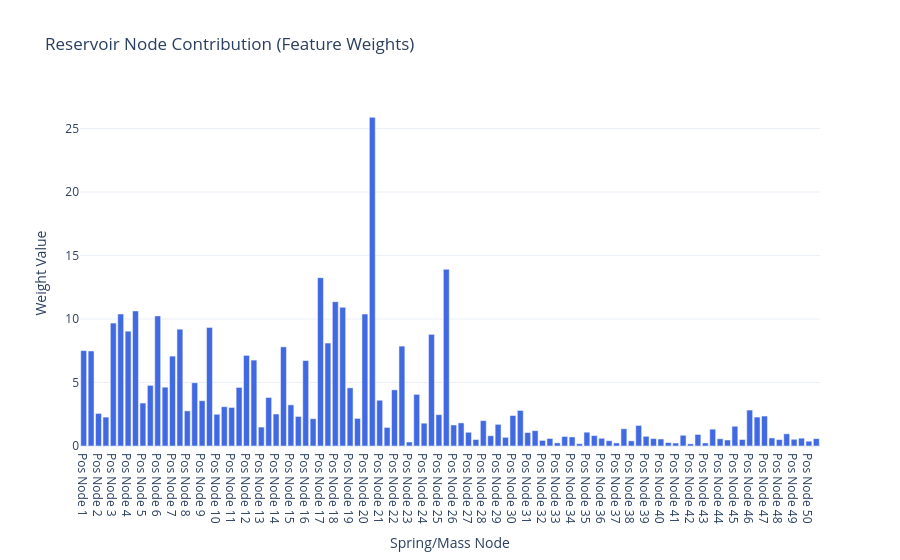
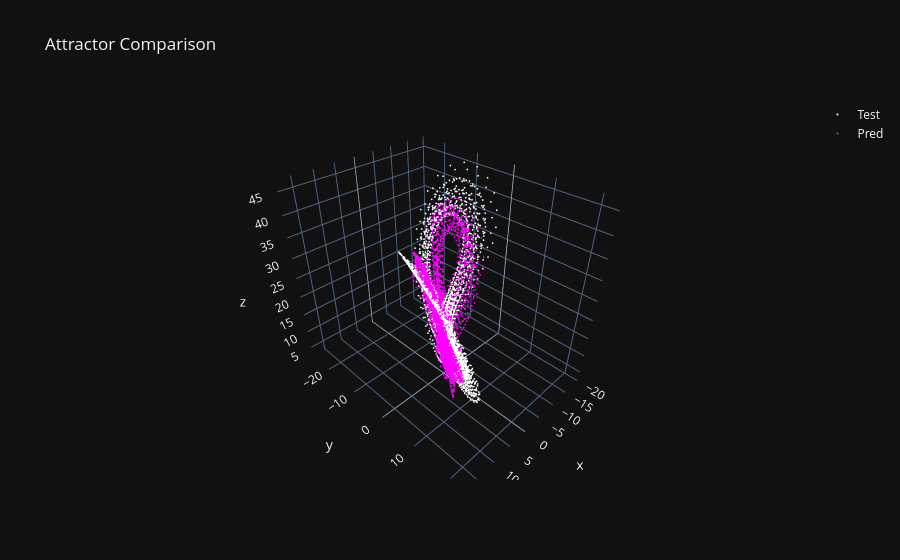

Write notebook code for charts like these, in order.
### Code cell
Y_test, Y_pred = hyper_param_input(study.best_trials[0].params["input_force"])
weight_plot(np.linalg.norm(model.coef_, axis=0)).show()
scatter_plot([Y_test, Y_pred]).show()
r_2_plots_grid(Y_test, Y_pred, ["Test", "Pred"]).show()
spring_animation(
    displacement,
    nodes_pos,
    connections_list,
    10,
    highlighted_nodes=target_nodes,
    external=True,
).show()

### Figure 1 — Plotly figure (JSON) as saved in the notebook; plotly's stock layout.template omitted (floating-point values rounded to 4 significant figures)
{"data": [{"marker": {"color": ["royalblue", "royalblue", "royalblue", "royalblue", "royalblue", "royalblue", "royalblue", "royalblue", "royalblue", "royalblue", "royalblue", "royalblue", "royalblue", "royalblue", "royalblue", "royalblue", "royalblue", "royalblue", "royalblue", "royalblue", "royalblue", "royalblue", "royalblue", "royalblue", "royalblue", "royalblue", "royalblue", "royalblue", "royalblue", "royalblue", "royalblue", "royalblue", "royalblue", "royalblue", "royalblue", "royalblue", "royalblue", "royalblue", "royalblue", "royalblue", "royalblue", "royalblue", "royalblue", "royalblue", "royalblue", "royalblue", "royalblue", "royalblue", "royalblue", "royalblue", "royalblue", "royalblue", "royalblue", "royalblue", "royalblue", "royalblue", "royalblue", "royalblue", "royalblue", "royalblue", "royalblue", "royalblue", "royalblue", "royalblue", "royalblue", "royalblue", "royalblue", "royalblue", "royalblue", "royalblue", "royalblue", "royalblue", "royalblue", "royalblue", "royalblue", "royalblue", "royalblue", "royalblue", "royalblue", "royalblue", "royalblue", "royalblue", "royalblue", "royalblue", "royalblue", "royalblue", "royalblue", "royalblue", "royalblue", "royalblue", "royalblue", "royalblue", "royalblue", "royalblue", "royalblue", "royalblue", "royalblue", "royalblue", "royalblue", "royalblue"]}, "type": "bar", "x": ["Pos Node 1", "Vel Node 1", "Pos Node 2", "Vel Node 2", "Pos Node 3", "Vel Node 3", "Pos Node 4", "Vel Node 4", "Pos Node 5", "Vel Node 5", "Pos Node 6", "Vel Node 6", "Pos Node 7", "Vel Node 7", "Pos Node 8", "Vel Node 8", "Pos Node 9", "Vel Node 9", "Pos Node 10", "Vel Node 10", "Pos Node 11", "Vel Node 11", "Pos Node 12", "Vel Node 12", "Pos Node 13", "Vel Node 13", "Pos Node 14", "Vel Node 14", "Pos Node 15", "Vel Node 15", "Pos Node 16", "Vel Node 16", "Pos Node 17", "Vel Node 17", "Pos Node 18", "Vel Node 18", "Pos Node 19", "Vel Node 19", "Pos Node 20", "Vel Node 20", "Pos Node 21", "Vel Node 21", "Pos Node 22", "Vel Node 22", "Pos Node 23", "Vel Node 23", "Pos Node 24", "Vel Node 24", "Pos Node 25", "Vel Node 25", "Pos Node 26", "Vel Node 26", "Pos Node 27", "Vel Node 27", "Pos Node 28", "Vel Node 28", "Pos Node 29", "Vel Node 29", "Pos Node 30", "Vel Node 30", "Pos Node 31", "Vel Node 31", "Pos Node 32", "Vel Node 32", "Pos Node 33", "Vel Node 33", "Pos Node 34", "Vel Node 34", "Pos Node 35", "Vel Node 35", "Pos Node 36", "Vel Node 36", "Pos Node 37", "Vel Node 37", "Pos Node 38", "Vel Node 38", "Pos Node 39", "Vel Node 39", "Pos Node 40", "Vel Node 40", "Pos Node 41", "Vel Node 41", "Pos Node 42", "Vel Node 42", "Pos Node 43", "Vel Node 43", "Pos Node 44", "Vel Node 44", "Pos Node 45", "Vel Node 45", "Pos Node 46", "Vel Node 46", "Pos Node 47", "Vel Node 47", "Pos Node 48", "Vel Node 48", "Pos Node 49", "Vel Node 49", "Pos Node 50", "Vel Node 50"], "y": [7.512, 7.482, 2.566, 2.277, 9.682, 10.4, 9.04, 10.64, 3.382, 4.776, 10.25, 4.634, 7.079, 9.2, 2.766, 4.986, 3.568, 9.337, 2.499, 3.096, 3.037, 4.613, 7.136, 6.765, 1.491, 3.821, 2.518, 7.811, 3.241, 2.328, 6.731, 2.151, 13.26, 8.108, 11.37, 10.92, 4.58, 2.173, 10.39, 25.89, 3.604, 1.462, 4.423, 7.869, 0.3138, 4.064, 1.795, 8.792, 2.469, 13.92, 1.655, 1.819, 1.081, 0.5127, 1.996, 0.81, 1.705, 0.6839, 2.4, 2.801, 1.062, 1.21, 0.4411, 0.5946, 0.2514, 0.7516, 0.7157, 0.1818, 1.088, 0.8212, 0.6086, 0.4178, 0.2425, 1.361, 0.4055, 1.619, 0.7627, 0.5861, 0.5502, 0.2719, 0.232, 0.8461, 0.1726, 0.9085, 0.2383, 1.326, 0.5712, 0.4747, 1.556, 0.5088, 2.83, 2.278, 2.359, 0.6347, 0.5061, 0.9592, 0.5299, 0.6156, 0.3764, 0.5811]}], "layout": {"title": {"text": "Reservoir Node Contribution (Feature Weights)"}, "xaxis": {"title": {"text": "Spring/Mass Node"}}, "yaxis": {"title": {"text": "Weight Value"}}}}

### Figure 2 — Plotly figure (JSON) as saved in the notebook; plotly's stock layout.template omitted (floating-point values rounded to 4 significant figures; data arrays with more than 128 entries replaced by an {"elided": "..."} marker saying what was removed)
{"data": [{"marker": {"color": "white", "size": 1}, "mode": "markers", "name": "Test", "type": "scatter3d", "x": {"elided": "4000 float values"}, "y": {"elided": "4000 float values"}, "z": {"elided": "4000 float values"}}, {"marker": {"color": "magenta", "size": 1}, "mode": "markers", "name": "Pred", "type": "scatter3d", "x": {"elided": "4000 float values"}, "y": {"elided": "4000 float values"}, "z": {"elided": "4000 float values"}}], "layout": {"title": {"text": "Attractor Comparison"}}}
